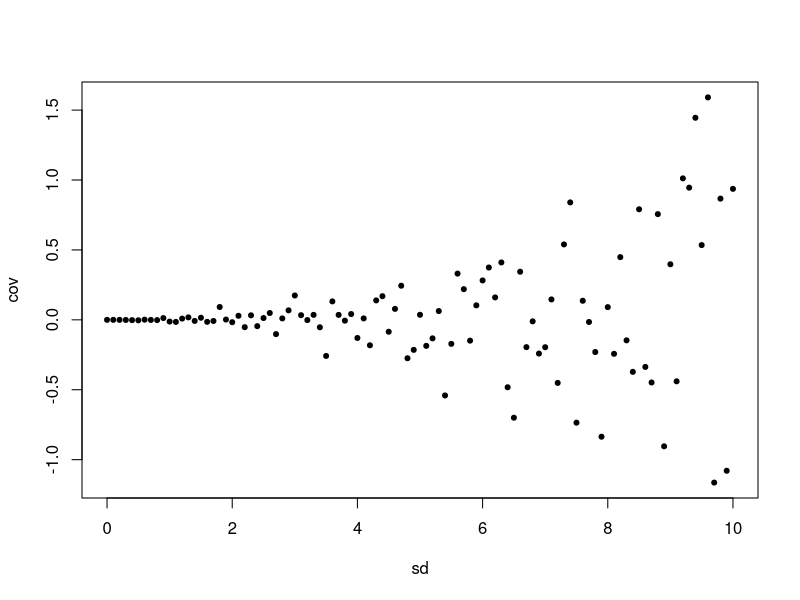
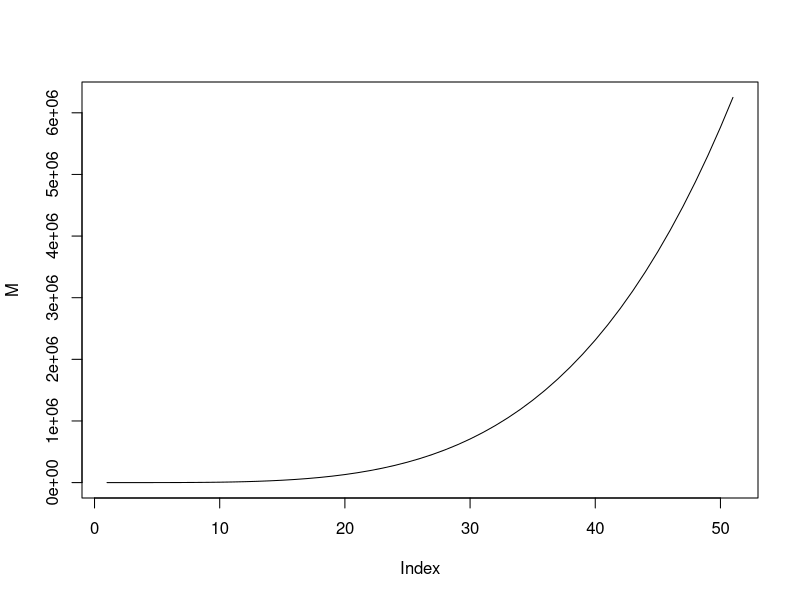
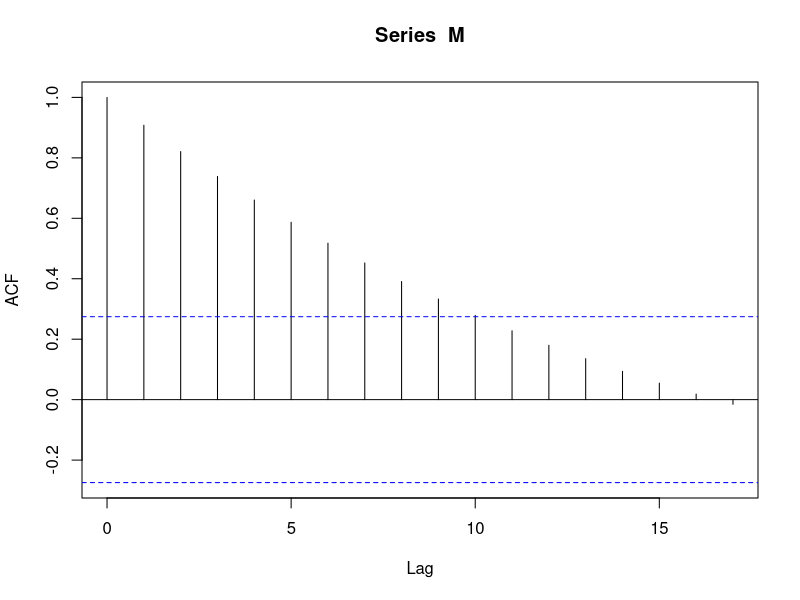
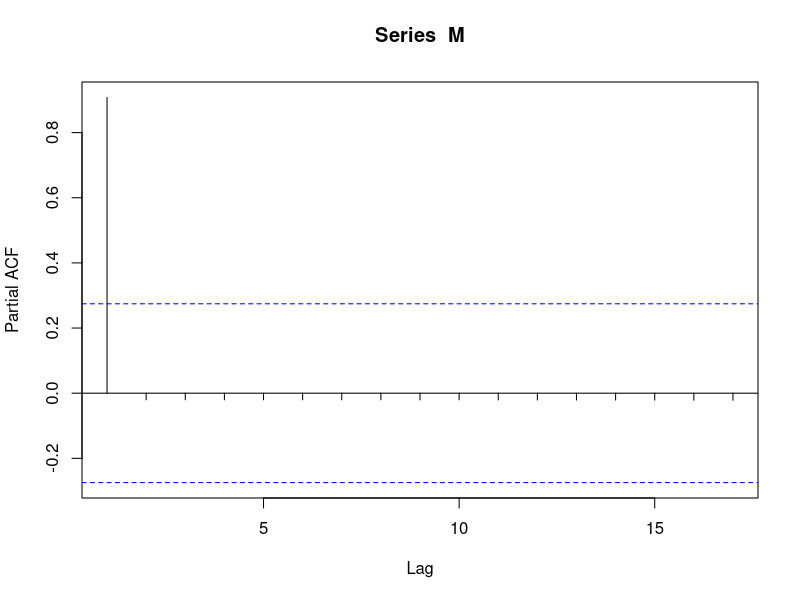
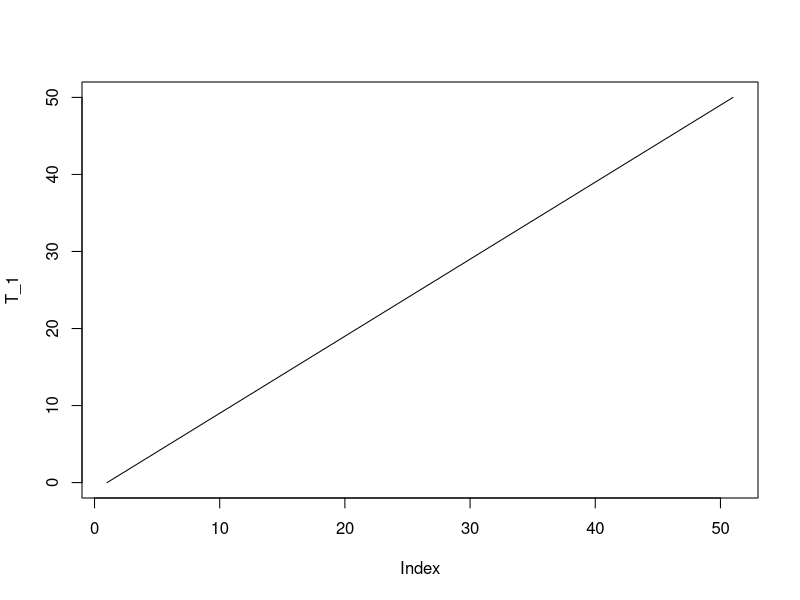
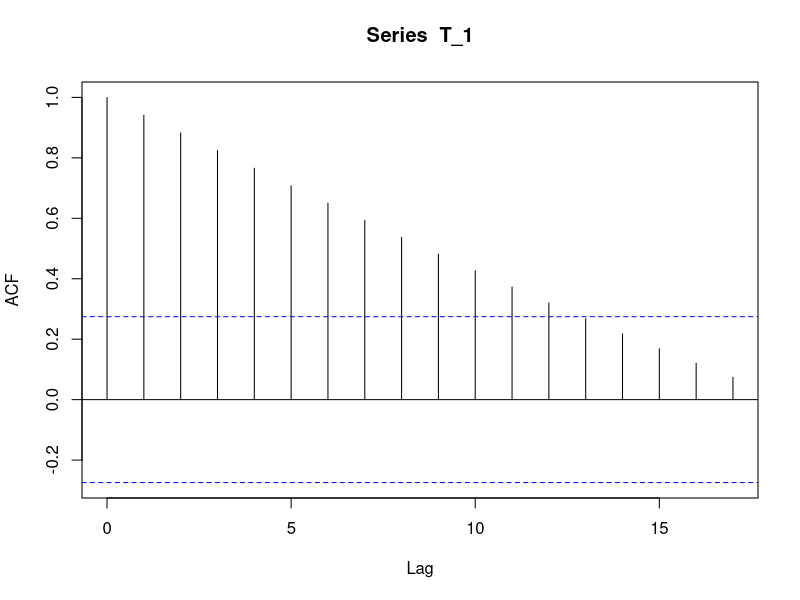
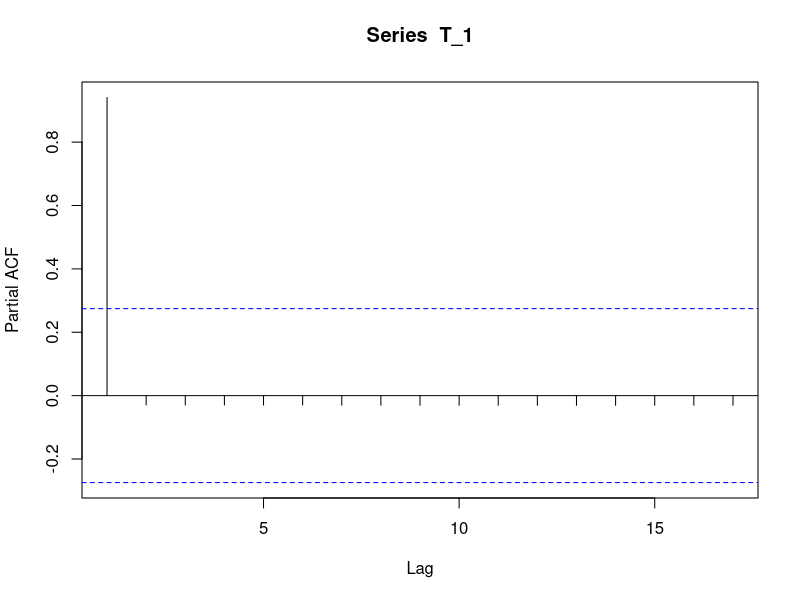
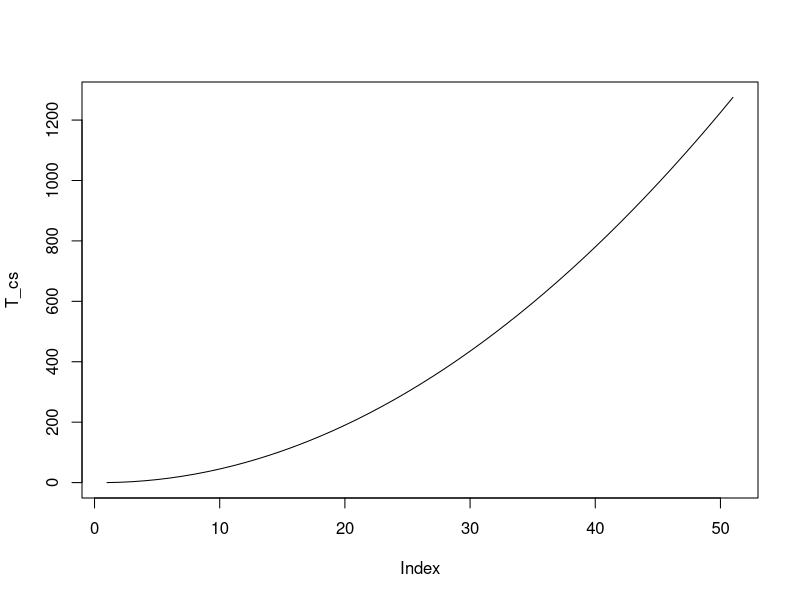

These charts were generated, in order, by the following R code:
#### Covariance ####

?cov
cov(c(1,2,3), c(1,2,3))

X.1 <- (1:10)
Y.1 <- (1:10)
cov(X.1, Y.1)

X.2 <- (1:10)
Y.2 <- (10:1)
cov(X.2, Y.2)
cov(Y.2, X.2)

X.3 <- (1:10)
Y.3 <- (1:10)^2
cov(X.3, Y.3)

X.4 <- rnorm(10000, 0, 1)
Y.4 <- rnorm(10000, 0, 1)
cov(X.4, Y.4)

X.5 <- rnorm(1000000, 0, 25)
Y.5 <- rnorm(1000000, 0, 25)
cov(X.5, Y.5)
cor(X.5, Y.5)

?rnorm

# the higher the standard deviation the higher n needs to be in order to reach 0
X.6 <- rnorm(10, 0, 1)
Y.6 <- rnorm(10, 0, 1)
cov(X.6, Y.6)

sigma <- seq(0,10, by = 0.1)
length(sigma)
C <- vector(mode = "numeric")
n <- 10000
for(sd in sigma) {
  X <- rnorm(n, 0, sd)
  Y <- rnorm(n, 0, sd)
  C <- append(C, cov(X, Y))
}
print(sd(C))
plot(sigma , C, type = "p", pch = 20, xlab = "sd", ylab = "cov")

# plot(sigma , C, type = "p", pch = "x", xlab = "sd", ylab = "cov") 
# pch can use character string

?append
?plot
?seq

n <- 10000
t <- seq(1, n, 1)
Z <- rnorm(n, mean = 10, sd = 5)
cov(t, Z)
cor(t, Z)

tz <- t * Z

mean(tz) - mean(t) * mean(Z) # covariance of the t index and Z random variable

n <- seq(1, 10000, 1)
WN <- rnorm(n)
MA3 <- c()
for (i in n) {
  
  MA3[i] <- 1/3 * (WN[i-1] + WN[i] + WN[i+1])
  
}
is.na(MA3)
MA3 <- MA3[!is.na(MA3)]
length(MA3)
cov(MA3, MA3) # covariance is 1/3 of the sd when tau is 0
sd(WN) / 3

cov(MA3[1:(length(MA3)-1)], MA3[(1+1):length(MA3)]) # covariance is 2/9 times sd when tau is 1
sd(WN) * (2/9)

cov(MA3[1:(length(MA3)-2)], MA3[(1+2):length(MA3)]) # covariance is 1/9 times sd when tau is 2
sd(WN) / 9


M <- (0:50) ** 4
plot(M, type = 'l')
acf(M)
pacf(M)


T_1 <- 0:50
plot(T_1, type = 'l')
acf(T_1)
pacf(T_1)

T_cs <- cumsum(0:50)
plot(T_cs, type = 'l')
acf(T_cs)
pacf(T_cs)


ar_5 <- arima.sim(list(ar = c(0.2, -0.3, 0.1, -0.5, 0.5)), 1000)
plot(ar_5, type = 'l')
acf(ar_5)
pacf(ar_5) # pacf can roughly show the phis of an AR Process


ma_5 <- arima.sim(list(ma = c(0.2, -0.3, 0.1, -0.5, 0.5)), 1000)
plot(ma_5, type = 'l')
acf(ma_5) # ma process always stationary => as lag increases the ACF goes to zero
pacf(ma_5) # pacf can roughly show the phis of an AR Process


arma_5_diff <- ar_5 - ma_5
plot(arma_5_diff, type = 'l')
acf(arma_5_diff)
pacf(arma_5_diff)
